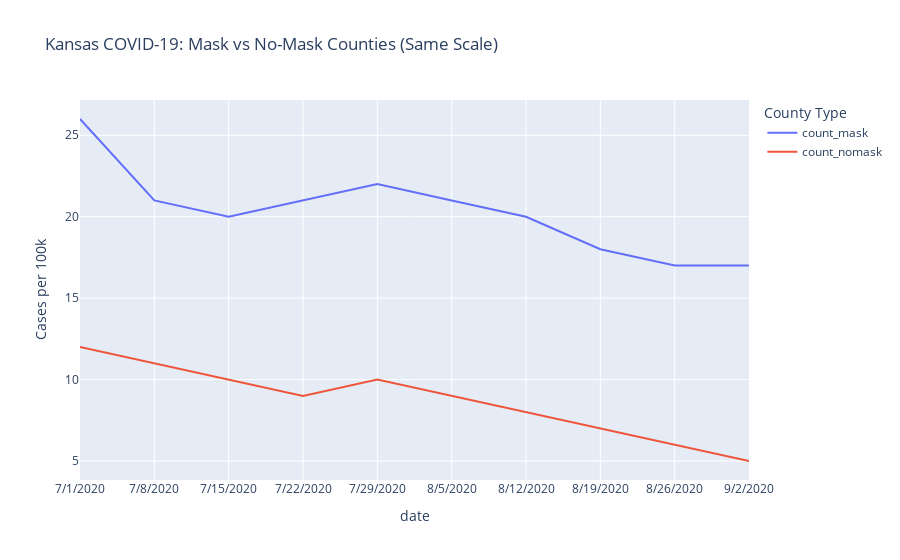

The notebook cell this image was saved under:
### Code cell
fig = px.line(DF, 
              x='date', 
              y=['count_mask', 'count_nomask'], 
              title='Kansas COVID-19: Mask vs No-Mask Counties (Same Scale)',
              labels={'value': 'Cases per 100k', 'variable': 'County Type'})

fig.show()

### Figure 1 — Plotly figure (JSON) as saved in the notebook; plotly's stock layout.template omitted (floating-point values rounded to 4 significant figures)
{"data": [{"hovertemplate": "County Type=count_mask<br>date=%{x}<br>Cases per 100k=%{y}<extra></extra>", "legendgroup": "count_mask", "line": {"color": "#636efa", "dash": "solid"}, "marker": {"symbol": "circle"}, "mode": "lines", "name": "count_mask", "orientation": "v", "showlegend": true, "type": "scatter", "x": ["7/1/2020", "7/8/2020", "7/15/2020", "7/22/2020", "7/29/2020", "8/5/2020", "8/12/2020", "8/19/2020", "8/26/2020", "9/2/2020"], "xaxis": "x", "y": [26, 21, 20, 21, 22, 21, 20, 18, 17, 17], "yaxis": "y"}, {"hovertemplate": "County Type=count_nomask<br>date=%{x}<br>Cases per 100k=%{y}<extra></extra>", "legendgroup": "count_nomask", "line": {"color": "#EF553B", "dash": "solid"}, "marker": {"symbol": "circle"}, "mode": "lines", "name": "count_nomask", "orientation": "v", "showlegend": true, "type": "scatter", "x": ["7/1/2020", "7/8/2020", "7/15/2020", "7/22/2020", "7/29/2020", "8/5/2020", "8/12/2020", "8/19/2020", "8/26/2020", "9/2/2020"], "xaxis": "x", "y": [12, 11, 10, 9, 10, 9, 8, 7, 6, 5], "yaxis": "y"}], "layout": {"legend": {"title": {"text": "County Type"}, "tracegroupgap": 0}, "title": {"text": "Kansas COVID-19: Mask vs No-Mask Counties (Same Scale)"}, "xaxis": {"anchor": "y", "domain": [0, 1], "title": {"text": "date"}}, "yaxis": {"anchor": "x", "domain": [0, 1], "title": {"text": "Cases per 100k"}}}}
